Frame 1 (no input): blank canvas, image omitted
Frame 60 (the mouse pressed at the canvas centre just before this capture): blank canvas, image omitted
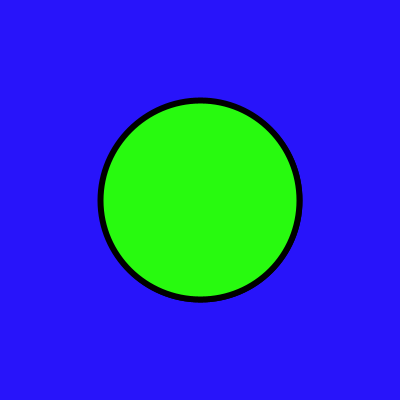
Frame 120 (the mouse held since frame 60 and released just before this capture)

The Processing sketch whose frames 1 and 60 were blank and that drew this single picture after the mouse press (run headless with seeded random() and noise(); from frame 60 on, the mouse is pressed at the canvas centre):

// Processing sketch: processing_77593
// ── processing_77593.pde

//Homework Assignment 8
//51257:A
//Copyright 2012 Patrick Clancy pjclancy@andrew.cmu.edu

void setup()
{
  size(400, 400);
  smooth();
}
 
void draw()
{
  createBackground();
  createCircle();
}
 
void createBackground()
{
  if (keyPressed)
  {
    if (key ==' ')
    {
      background(random(5, 255));
    }
  }
  if (mousePressed) 
  { 
    background( 40, 20, 250);
  }
}
 
void createCircle()
{
  strokeWeight(6);
  int x = 0;
  while (x < mouseX )
  {
    ellipse(mouseX, mouseY, x, x);
    x++;
  fill(40, 250, 15);  
  if (keyPressed)
  { 
    if (key == 'n')
    {
    fill( 160, 255, 135 );
    }
}
}
}


//saveframe
